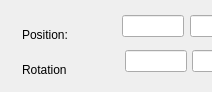
<?xml version='1.0' encoding='UTF-8'?> 
<ui version='4.0'>
 <class>Dialog</class>
 <widget class='QDialog' name='Dialog'>
      <property name='geometry'>
        <rect>
         <x>0</x>
         <y>0</y>
         <width>212</width>
         <height>92</height>
        </rect>
      </property>
  <property name='Brush Motion Path State and Transitions( (Under Construction))'>
   <string>Dialog</string>
  </property>
     <widget class='QPushButton' name='IDOK0'>
      <property name='geometry'>
        <rect>
         <x>187</x>
         <y>185</y>
         <width>125</width>
         <height>35</height>
        </rect>
      </property>
        <property name='text'>
         <string>OK</string>
        </property>
       </widget>
     <widget class='QPushButton' name='IDCANCEL1'>
      <property name='geometry'>
        <rect>
         <x>325</x>
         <y>185</y>
         <width>125</width>
         <height>35</height>
        </rect>
      </property>
        <property name='text'>
         <string>Cancel</string>
        </property>
       </widget>
      <widget class='QLabel' name='IDC_STATIC2'>
      <property name='geometry'>
        <rect>
         <x>22</x>
         <y>25</y>
         <width>70</width>
         <height>20</height>
        </rect>
      </property>
        <property name='text'>
          <string>Position:</string>
         </property>
      </widget>
    <widget class='QLineEdit' name='EF_X'>
      <property name='geometry'>
        <rect>
         <x>122</x>
         <y>15</y>
         <width>62</width>
         <height>22</height>
        </rect>
      </property>
      </widget>
    <widget class='QLineEdit' name='EF_Y'>
      <property name='geometry'>
        <rect>
         <x>190</x>
         <y>15</y>
         <width>62</width>
         <height>22</height>
        </rect>
      </property>
      </widget>
    <widget class='QLineEdit' name='EF_Z'>
      <property name='geometry'>
        <rect>
         <x>260</x>
         <y>15</y>
         <width>62</width>
         <height>22</height>
        </rect>
      </property>
      </widget>
      <widget class='QLabel' name='IDC_STATIC3'>
      <property name='geometry'>
        <rect>
         <x>22</x>
         <y>60</y>
         <width>70</width>
         <height>20</height>
        </rect>
      </property>
        <property name='text'>
          <string>Rotation</string>
         </property>
      </widget>
    <widget class='QLineEdit' name='EF_A'>
      <property name='geometry'>
        <rect>
         <x>125</x>
         <y>50</y>
         <width>62</width>
         <height>22</height>
        </rect>
      </property>
      </widget>
    <widget class='QLineEdit' name='EF_E'>
      <property name='geometry'>
        <rect>
         <x>192</x>
         <y>50</y>
         <width>62</width>
         <height>22</height>
        </rect>
      </property>
      </widget>
    <widget class='QLineEdit' name='EF_R'>
      <property name='geometry'>
        <rect>
         <x>260</x>
         <y>50</y>
         <width>62</width>
         <height>22</height>
        </rect>
      </property>
      </widget>
      <widget class='QLabel' name='(degrees)'>
      <property name='geometry'>
        <rect>
         <x>337</x>
         <y>52</y>
         <width>120</width>
         <height>20</height>
        </rect>
      </property>
        <property name='text'>
          <string>Euler</string>
         </property>
      </widget>
      <widget class='QLabel' name='IDC_STATIC4'>
      <property name='geometry'>
        <rect>
         <x>340</x>
         <y>17</y>
         <width>42</width>
         <height>20</height>
        </rect>
      </property>
        <property name='text'>
          <string>Units</string>
         </property>
      </widget>
      <widget class='QLabel' name='in'>
      <property name='geometry'>
        <rect>
         <x>22</x>
         <y>102</y>
         <width>150</width>
         <height>20</height>
        </rect>
      </property>
        <property name='text'>
          <string>Pause</string>
         </property>
      </widget>
    <widget class='QLineEdit' name='EF_TIME'>
      <property name='geometry'>
        <rect>
         <x>192</x>
         <y>92</y>
         <width>130</width>
         <height>22</height>
        </rect>
      </property>
      </widget>
      <widget class='QLabel' name='IDC_STATIC5'>
      <property name='geometry'>
        <rect>
         <x>337</x>
         <y>97</y>
         <width>97</width>
         <height>20</height>
        </rect>
      </property>
        <property name='text'>
          <string>Milliseconds</string>
         </property>
      </widget>
      <widget class='QLabel' name='Time'>
      <property name='geometry'>
        <rect>
         <x>22</x>
         <y>137</y>
         <width>122</width>
         <height>20</height>
        </rect>
      </property>
        <property name='text'>
          <string>Transition</string>
         </property>
      </widget>
    <widget class='QLineEdit' name='EF_TIME2'>
      <property name='geometry'>
        <rect>
         <x>192</x>
         <y>127</y>
         <width>130</width>
         <height>22</height>
        </rect>
      </property>
      </widget>
      <widget class='QLabel' name='IDC_STATIC6'>
      <property name='geometry'>
        <rect>
         <x>337</x>
         <y>132</y>
         <width>97</width>
         <height>20</height>
        </rect>
      </property>
        <property name='text'>
          <string>Milliseconds</string>
         </property>
      </widget>
      </widget>
   <resources/>
 <connections/>
</ui> 
